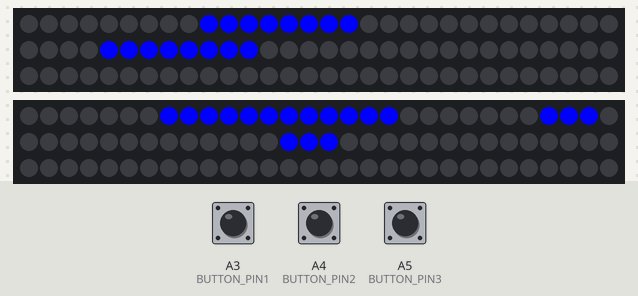
A sketch run on a simulated Arduino Uno, built with avr-gcc and run on an emulated ATmega328P. Parts: 2 × 90 RGB LEDs in strip order, left to right, continuing on the next row. The inputs (shaded band) are chosen by the test bench; at power-on: A4 (BUTTON_PIN2) HIGH, A5 (BUTTON_PIN3) HIGH, A3 (BUTTON_PIN1) HIGH.

Above: at 1.2 s.
1.3 s: A4 (BUTTON_PIN2) pulled LOW for 0.15 s
At 1.49 s:
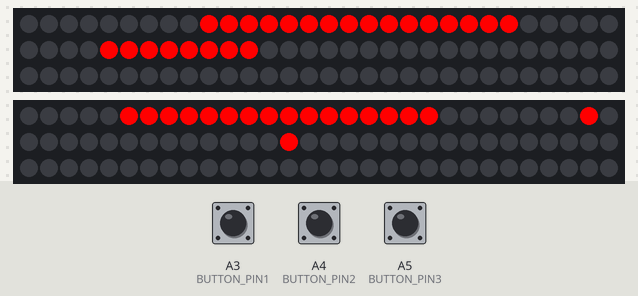
4.4 s: A5 (BUTTON_PIN3) pulled LOW for 0.15 s
At 4.6 s:
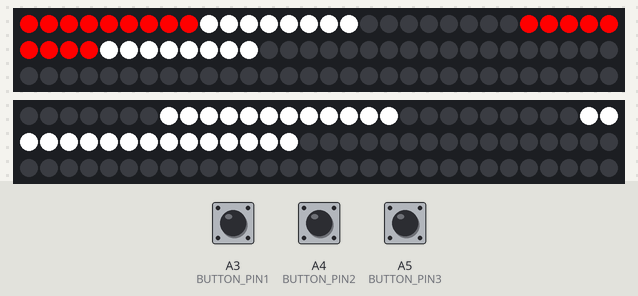
6.2 s: A3 (BUTTON_PIN1) pulled LOW for 3.2 s
At 7.5 s:
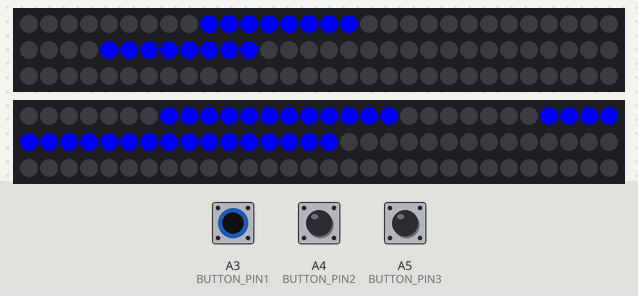
12.4 s: A3 (BUTTON_PIN1) pulled LOW for 1 s
16.4 s: A4 (BUTTON_PIN2) pulled LOW for 1 s
At 17.2 s:
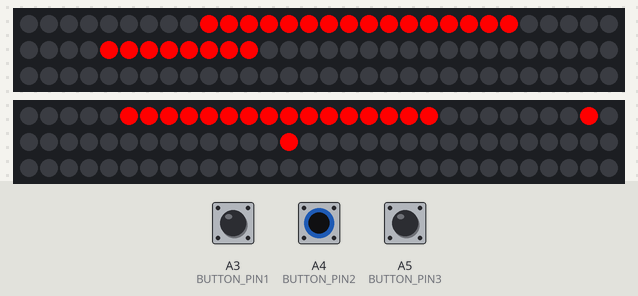
20.4 s: A3 (BUTTON_PIN1) pulled LOW for 0.15 s
At 20.57 s:
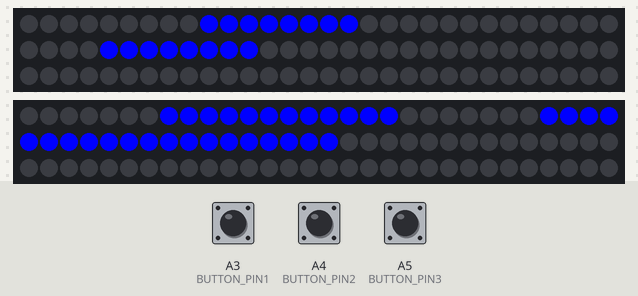
Timing chart, 0 to 23.4 s (numbered marks = the images above; inputs shaded):
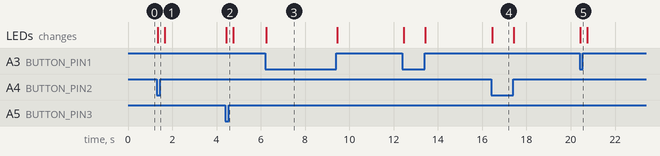

The sketch:

LED_MASK.ino
```cpp
#include <Adafruit_NeoPixel.h> // Include the Adafruit NeoPixel library to control the LED strips

// Define hardware connections and configuration
#define LED_PIN1 A1  // Pin connected to the data line of the first LED strip
#define LED_PIN2 A2  // Pin connected to the data line of the second LED strip
#define BUTTON_PIN1 A3 // Pin connected to button 1
#define BUTTON_PIN2 A4 // Pin connected to button 2
#define BUTTON_PIN3 A5 // Pin connected to button 3
#define NUM_LEDS 90    // Number of LEDs per strip

// Create NeoPixel objects for both LED strips
Adafruit_NeoPixel strip1(NUM_LEDS, LED_PIN1, NEO_GRB + NEO_KHZ800); // Define first LED strip
Adafruit_NeoPixel strip2(NUM_LEDS, LED_PIN2, NEO_GRB + NEO_KHZ800); // Define second LED strip

void setup() {
  // Initialize both LED strips
  strip1.begin(); // Prepare the first LED strip for use
  strip2.begin(); // Prepare the second LED strip for use
  strip1.show();  // Turn off all LEDs on the first strip
  strip2.show();  // Turn off all LEDs on the second strip

  // Configure button pins as inputs with internal pull-up resistors
  pinMode(BUTTON_PIN1, INPUT_PULLUP); // Button 1 (pressed state = LOW)
  pinMode(BUTTON_PIN2, INPUT_PULLUP); // Button 2 (pressed state = LOW)
  pinMode(BUTTON_PIN3, INPUT_PULLUP); // Button 3 (pressed state = LOW)
}

void loop() {
  // Check button states and execute corresponding functions
  if (digitalRead(BUTTON_PIN1) == LOW && digitalRead(BUTTON_PIN2) == LOW && digitalRead(BUTTON_PIN3) == LOW) {
    crazy(); // If all three buttons are pressed, display the "crazy" animation
  }
  else if (digitalRead(BUTTON_PIN1) == LOW && digitalRead(BUTTON_PIN2) == LOW) {
    smirk(); // If button 1 and button 2 are pressed, display the "smirk" animation
  }
  else if (digitalRead(BUTTON_PIN2) == LOW && digitalRead(BUTTON_PIN3) == LOW) {
    eager(); // If button 2 and button 3 are pressed, display the "eager" animation
  }
  else if (digitalRead(BUTTON_PIN1) == LOW) {
    talking(); // If only button 1 is pressed, display the "talking" animation
  }
  else if (digitalRead(BUTTON_PIN2) == LOW) {
    mad(); // If only button 2 is pressed, display the "mad" animation
  }
  else if (digitalRead(BUTTON_PIN3) == LOW) {
    dead(); // If only button 3 is pressed, display the "dead" animation
  }
  else {
    happy(); // If no buttons are pressed, display the "happy" animation
  }
}

// Animation functions

// Displays a "happy" face with blue eyes and a smile
void happy() {
  shutdown();           // Turn off all LEDs before starting
  eyes(0, 0, 255);      // Set eyes to blue
  smile1(0, 0, 255);    // Display a blue smile
}

// Displays a "talking" face with blue eyes and an open mouth
void talking() {
  shutdown();           // Turn off all LEDs before starting
  eyes(0, 0, 255);      // Set eyes to blue
  open(0, 0, 255);      // Display an open mouth in blue
}

// Displays a "mad" face with red frown, eyes, and eyebrows
void mad() {
  shutdown();           // Turn off all LEDs before starting
  frown(255, 0, 0);     // Set the frown to red
  eyes(255, 0, 0);      // Set the eyes to red
  brows(255, 0, 0);     // Set the eyebrows to red
}

// Displays a "smirk" face with green features
void smirk() {
  shutdown();           // Turn off all LEDs before starting
  chink(0, 255, 0);     // Set the eyes to a green chinky pattern
  brows(0, 255, 0);     // Set the eyebrows to green
  wide(0, 255, 0);      // Display a wide green smile
}

// Displays a "dead" face with a red X on eyes and white surprise features
void dead() {
  shutdown();           // Turn off all LEDs before starting
  xmark(255, 0, 0);     // Display a red X mark on the eyes
  wow(255, 255, 255);   // Display a white surprise feature
  eyes(255, 255, 255);  // Set the eyes to white
}

// Displays an "eager" face with purple features
void eager() {
  shutdown();           // Turn off all LEDs before starting
  eyes(70, 0, 185);     // Set the eyes to purple
  wierd(70, 0, 185);    // Display a weird purple mouth
  smile2(70, 0, 185);   // Display a purple smile
  brows(70, 0, 185);    // Set the eyebrows to purple
}

// Displays multiple faces in quick succession for a "crazy" effect
void crazy() {
  dead();               // Display the "dead" face
  delay(50);            // Short delay
  happy();              // Display the "happy" face
  delay(50);
  talking();            // Display the "talking" face
  delay(50);
  mad();                // Display the "mad" face
  delay(50);
  smirk();              // Display the "smirk" face
  delay(50);
  eager();              // Display the "eager" face
  delay(50);
}

// Turns off all LEDs in both strips
void shutdown() {
  for (int i = 0; i < NUM_LEDS; i++) {
    strip1.setPixelColor(i, strip1.Color(0, 0, 0)); // Turn off each LED in strip1
    strip2.setPixelColor(i, strip2.Color(0, 0, 0)); // Turn off each LED in strip2
  }
  strip1.show(); // Update strip1 to reflect changes
  strip2.show(); // Update strip2 to reflect changes
}

// TOP HALF FUNCTIONS (strip1 handles the eyes and upper face)

// Displays chinky eyes in a specific pattern
void chink(int red, int green, int blue) {
  for (int i = 0; i < 4; i++) {
    strip1.setPixelColor(i, strip1.Color(red, green, blue)); // Set the first four LEDs
  }
  strip1.setPixelColor(6, strip1.Color(red, green, blue));  // Add spacing to chinky effect
  strip1.setPixelColor(11, strip1.Color(red, green, blue));
  strip1.setPixelColor(15, strip1.Color(red, green, blue));
  for (int i = 29; i < 34; i++) {
    strip1.setPixelColor(i, strip1.Color(red, green, blue)); // Add mirrored pattern
  }
  strip1.setPixelColor(35, strip1.Color(red, green, blue));
  strip1.setPixelColor(39, strip1.Color(red, green, blue));
  strip1.show(); // Update the strip
}

// Displays an X mark for "dead" eyes
void xmark(int red, int green, int blue) {
  for (int i = 0; i < 9; i++) {
    strip1.setPixelColor(i, strip1.Color(red, green, blue)); // Set the first 9 LEDs
  }
  strip1.setPixelColor(9, strip1.Color(red, green, blue));
  strip1.setPixelColor(11, strip1.Color(red, green, blue));
  strip1.setPixelColor(13, strip1.Color(red, green, blue));
  strip1.setPixelColor(15, strip1.Color(red, green, blue));
  for (int i = 25; i < 34; i++) {
    strip1.setPixelColor(i, strip1.Color(red, green, blue)); // Mirror pattern
  }
  strip1.show(); // Update the strip
}

// Displays eyebrows
void brows(int red, int green, int blue) {
  for (int i = 17; i < 25; i++) {
    strip1.setPixelColor(i, strip1.Color(red, green, blue)); // Fill eyebrow region
  }
  strip1.show();
}

// Displays eyes
void eyes(int red, int green, int blue) {
  for (int i = 9; i < 17; i++) {
    strip1.setPixelColor(i, strip1.Color(red, green, blue)); // Set left eye
  }
  for (int i = 34; i < 42; i++) {
    strip1.setPixelColor(i, strip1.Color(red, green, blue)); // Set right eye
  }
  strip1.show();
}


// BOTTOM HALF FUNCTIONS (strip2 handles the mouth and lower face)

// Displays a test pattern on the lower strip
void test(int red, int green, int blue) {
  for (int i = 7; i < 19; i++) {
    strip2.setPixelColor(i, strip2.Color(red, green, blue)); // Light up LEDs in the lower face center
  }
  for (int i = 28; i < 44; i++) {
    strip2.setPixelColor(i, strip2.Color(red, green, blue)); // Light up mirrored pattern
  }
  strip2.show(); // Update the strip
}

// Displays a "wow" or surprise mouth pattern
void wow(int red, int green, int blue) {
  for (int i = 7; i < 19; i++) {
    strip2.setPixelColor(i, strip2.Color(red, green, blue)); // Light up LEDs in a small oval pattern
  }
  for (int i = 28; i < 44; i++) {
    strip2.setPixelColor(i, strip2.Color(red, green, blue)); // Mirror the pattern
  }
  strip2.show(); // Update the strip
}

// Displays a "frown" or sad mouth
void frown(int red, int green, int blue) {
  for (int i = 5; i < 21; i++) {
    strip2.setPixelColor(i, strip2.Color(red, green, blue)); // Create the downward curve of the frown
  }
  strip2.setPixelColor(28, strip2.Color(red, green, blue)); // Add additional points to extend the frown
  strip2.setPixelColor(43, strip2.Color(red, green, blue));
  strip2.show(); // Update the strip
}

// Displays an "open" mouth pattern
void open(int red, int green, int blue) {
  for (int i = 26; i < 46; i++) {
    strip2.setPixelColor(i, strip2.Color(red, green, blue)); // Fill the lower portion with the open-mouth shape
  }
  for (int i = 7; i < 19; i++) {
    strip2.setPixelColor(i, strip2.Color(red, green, blue)); // Mirror the open mouth on the other side
  }
  strip2.show(); // Update the strip
}

// Displays a "smile" with a shorter curve
void smile1(int red, int green, int blue) {
  for (int i = 26; i < 29; i++) {
    strip2.setPixelColor(i, strip2.Color(red, green, blue)); // Light up part of the smile curve
  }
  for (int i = 43; i < 46; i++) {
    strip2.setPixelColor(i, strip2.Color(red, green, blue)); // Complete the smile with mirrored LEDs
  }
  for (int i = 7; i < 19; i++) {
    strip2.setPixelColor(i, strip2.Color(red, green, blue)); // Add middle LEDs for the smile
  }
  strip2.show(); // Update the strip
}

// Displays a full "smile" with an extended curve
void smile2(int red, int green, int blue) {
  for (int i = 26; i < 46; i++) {
    strip2.setPixelColor(i, strip2.Color(red, green, blue)); // Fill in the full smile curve
  }
  strip2.show(); // Update the strip
}

// Displays a "wide" mouth pattern
void wide(int red, int green, int blue) {
  for (int i = 0; i < 7; i++) {
    strip2.setPixelColor(i, strip2.Color(red, green, blue)); // Fill the far left LEDs of the mouth
  }
  for (int i = 19; i < 26; i++) {
    strip2.setPixelColor(i, strip2.Color(red, green, blue)); // Fill the inner left portion of the mouth
  }
  for (int i = 28; i < 44; i++) {
    strip2.setPixelColor(i, strip2.Color(red, green, blue)); // Fill the right side of the mouth
  }
  strip2.show(); // Update the strip
}

// Displays a "weird" mouth pattern
void wierd(int red, int green, int blue) {
  for (int i = 0; i < 26; i++) {
    strip2.setPixelColor(i, strip2.Color(red, green, blue)); // Fill the first half of the mouth with a pattern
  }
  strip2.show(); // Update the strip
}
```

Measured:
- after the input at 1.3 s, the LEDs: change at once (image 1)
- after the input at 4.4 s, the LEDs: change after 0.05 s (image 2)
- after the input at 6.2 s, the LEDs: change after 0.05 s (image 3)
- after the input at 16.4 s, the LEDs: change after 0.05 s (image 4)
- after the input at 20.4 s, the LEDs: change at once (image 5)
